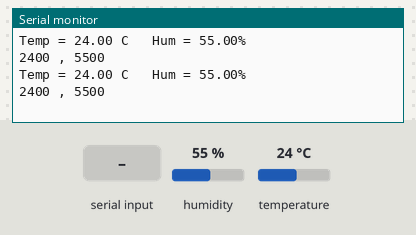
Recording of a sketch running on a simulated Arduino Mega 2560, built with avr-gcc and run on an emulated ATmega2560. Shown: the last lines printed to the serial monitor. The test bench sets the inputs (shaded band); at power-on: humidity 55 %, temperature 24 °C.

Above: at 1.2 s.
1.3 s: "1\n" received over Serial
3.6 s: humidity set to 22 %
At 4.9 s:
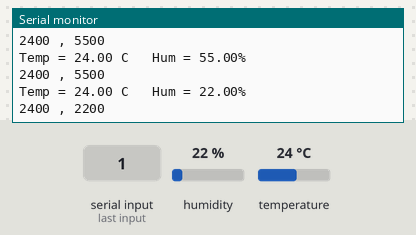
5.1 s: temperature set to 12 °C
At 6.0 s:
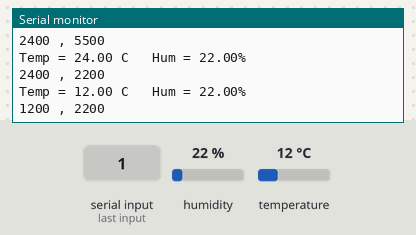
6.6 s: "0\n" received over Serial
8.1 s: humidity set to 40 %
At 9.3 s:
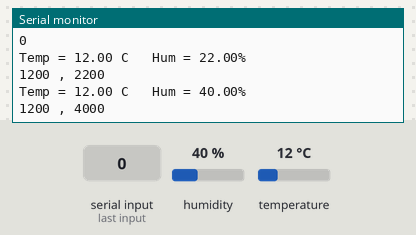
Timing chart, 0 to 10.6 s (numbered marks = the images above; inputs shaded):
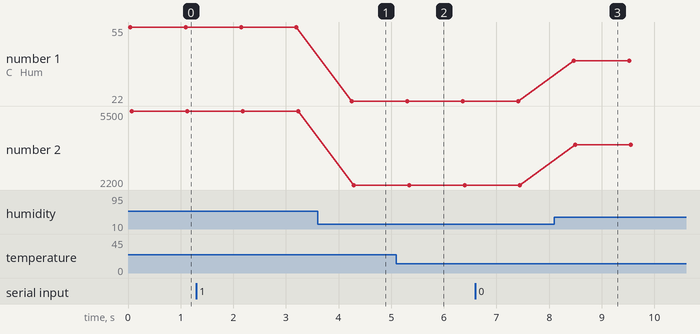

Measured:
- after the input at 3.6 s, the serial monitor: prints a new line after 0.65 s (image 1)
- after the input at 5.1 s, the serial monitor: prints a new line after 0.21 s (image 2)
- after the input at 8.1 s, the serial monitor: prints a new line after 0.37 s (image 3)
- plotted number 1: 55 → 22 after the input at 3.6 s, 22 → 40 after the input at 8.1 s
- plotted number 2: 5500 → 2200 after the input at 3.6 s, 2200 → 4000 after the input at 8.1 s

The sketch:

readasciistringg-send.ino
```cpp
/*
Programme qui envoie une chaines de caractères par le port série vers un arduino
qui utilisera parseInt()

23-9-24 RT V1.0

*/


#include "SHT31.h"

SHT31 sht31 = SHT31();


void setup() {

  Serial.begin(9600);
  Serial1.begin(9600);
  sht31.begin();
}

void loop() {
  if (Serial.available() > 0) { //on peut aussi envoyer deux int ou long par la console
    String chaine = Serial.readStringUntil('\n');
    Serial.println(chaine);
    Serial1.print(chaine + '\n');
  }

  float temp = sht31.getTemperature();
  float hum = sht31.getHumidity();
  Serial.print("Temp = ");
  int temperature = (temp * 100);
  int humid = (hum  * 100);
  Serial.print(temp);
  Serial.print(" C   "); //The unit for  Celsius because original arduino don't support special symbols
  Serial.print("Hum = ");
  Serial.print(hum);
  Serial.println("%");
  Serial.print(temperature);
  Serial.print(" , ");
  Serial.println(humid);
  // L'une ou l'autre des méthodes qui suivent fonctionnent
  //Serial1.print((String)temperature + ',' + (String)humid + '\n'); //on peut conténer des strings
  // ou
  Serial1.print('x');
  Serial1.print(temperature);
  Serial1.print(',');
  Serial1.print(humid);
  Serial1.print('\n');
  Serial1.flush(); //Juste pour être certain d'avoir enoyé tous les charactères dans la deuxième méthode1,1#

  delay(1000);
}
```
